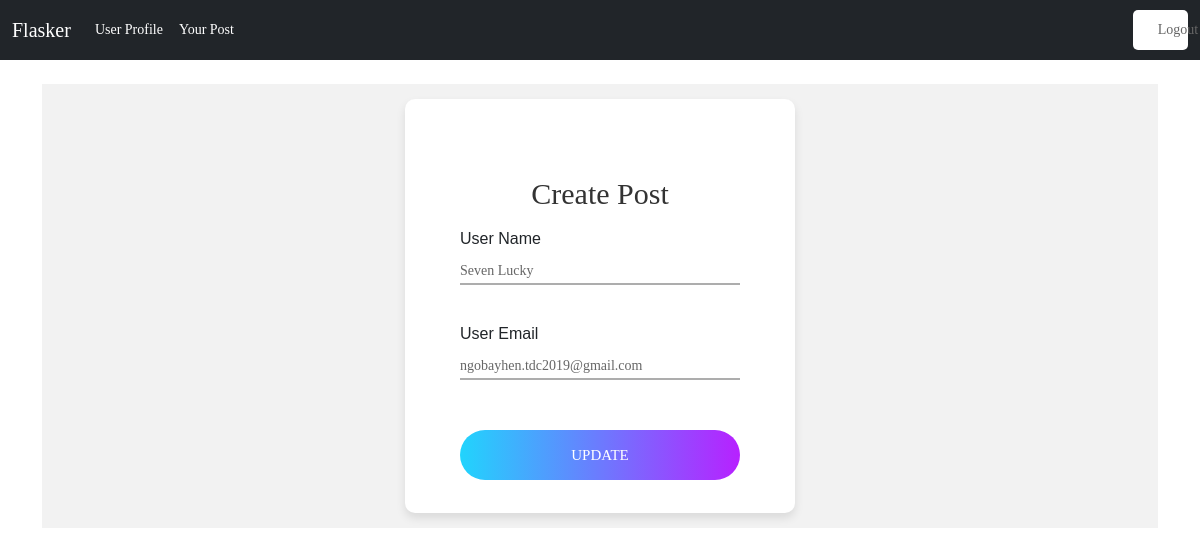
The page /user/user (signed in) on the database as committed earlier.
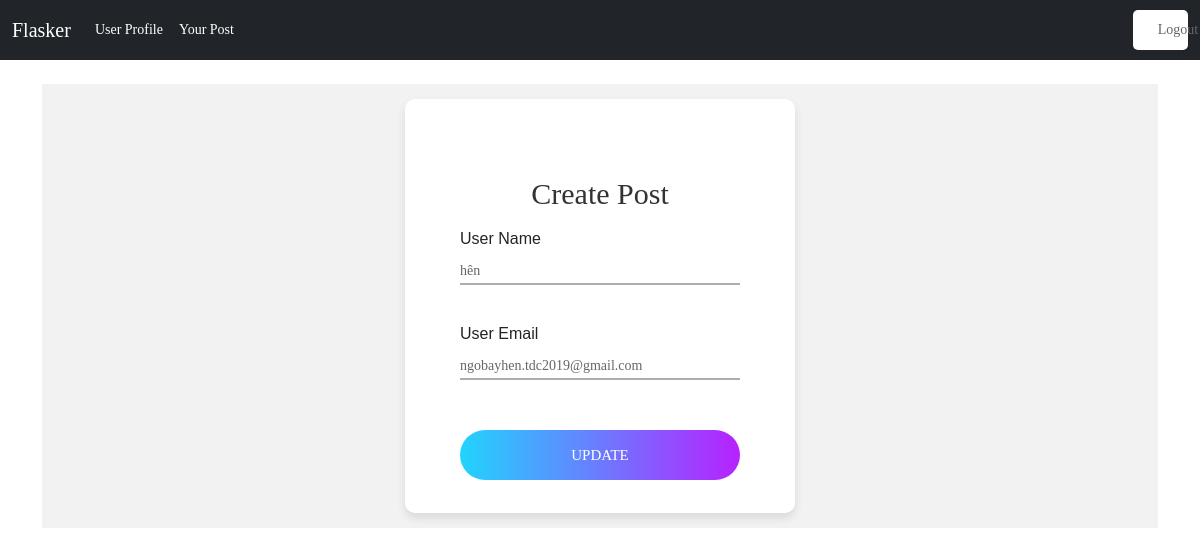
The same page on the database as committed later.
### app.py (models this page shows, shortened)
class User(UserMixin,db.Model):
    id = db.Column(db.Integer, primary_key=True)
    name = db.Column(db.String(255), nullable=False)
    email = db.Column(db.String(100), nullable=False, unique = True)
    password = db.Column(db.String(100), nullable=False)
    posts = db.relationship('Post', backref='user')
    date_create = db.Column(db.Date(), default=datetime.utcnow)

### app.py (the view)
@app.route('/user/user')
@login_required
def user():
    if current_user.is_authenticated:
        user = User.query.filter_by(id=current_user.id).first()
    return render_template('user/user.html', user=user)

### app.py (called while the page is built)
@login_manager.user_loader
def load_user(id):
        return db.session.get(User, id)

### templates/user/user.html (shortened to what this page needs)
{% extends "base.html" %}
{% block content %}
<div class="limiter">
    <div class="container-login100">
        <div class="wrap-login100">
            <span class="login100-form-title mb-30">
                Create Post
            </span>
            <div class="wrap-input100 validate-input">
                <label for="exampleFormControlInput1" class="form-label">User Name</label>
                <p>{{user.name}}</p>
            </div>
            <div class="wrap-input100 validate-input">
                <label for="exampleFormControlTextarea1" class="form-label">User Email</label>
                <p>{{user.email}}</p>
            </div>
            <div class="container-login100-form-btn">
                <div class="wrap-login100-form-btn">
                    <div class="login100-form-bgbtn"></div>
                    <a class="login100-form-btn" href="{{ url_for('edit_user') }}" role="button">Update</a>
                </div>
            </div>
        </div>
    </div>
</div>
{% endblock content %}

Rows that differ between the two databases and show on the page:
changed User "ngobayhen.tdc2019@gmail.com": name "Seven Lucky" → "hên"
